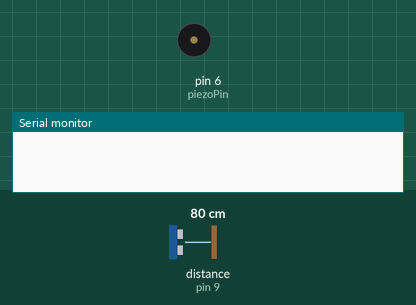
Simulated run of this sketch. Board: Arduino Uno, built with avr-gcc and run on an emulated ATmega328P. On the bench: buzzer (waves = sounding, pin HIGH), the last lines printed to the serial monitor. Wiring (inferred from the names in the program): ultrasonic range finder: trigger pin 8; echo pin 9. The inputs (shaded band) are chosen by the test bench; at power-on: distance to the obstacle (sensor on pin 9) 80 cm. The echo pulse lasts 58.3 µs per cm; pins used as bus, display or sensor lines are not drawn.

Above: at 1.2 s.
1.3 s: distance to the obstacle (sensor on pin 9) set to 18 cm
2.8 s: distance to the obstacle (sensor on pin 9) set to 13 cm
At 3.5 s:
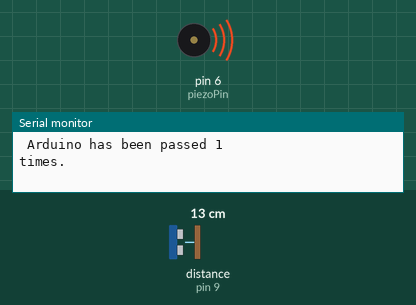
4.3 s: distance to the obstacle (sensor on pin 9) set to 35 cm
At 5.2 s:
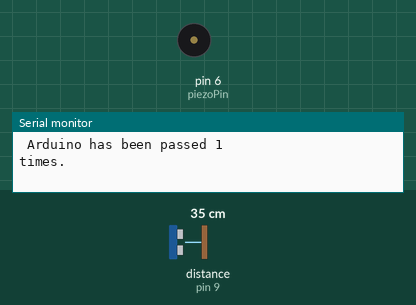
5.9 s: distance to the obstacle (sensor on pin 9) set to 2 cm
At 7.1 s:
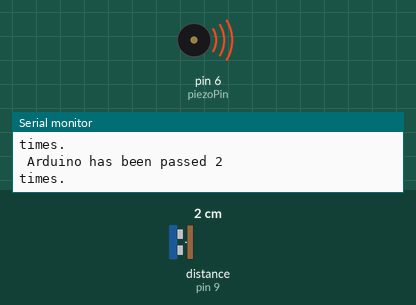
Timing chart, 0 to 8.5 s (numbered marks = the images above; inputs shaded):
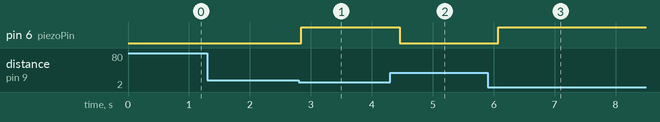

Measured:
- the behaviour switches between 16 and 15 cm on distance to the obstacle (sensor on pin 9) (found by bisection; images 0 and 1)
- after the input at 1.3 s, every drawn part: stays the same
- after the input at 2.8 s, pin 6 (piezoPin): LOW → HIGH at once
- after the input at 4.3 s, pin 6 (piezoPin): HIGH → LOW after 0.16 s
- after the input at 5.9 s, pin 6 (piezoPin): LOW → HIGH after 0.18 s

The sketch:

COVID_Counter.ino
```cpp
int piezoPin = 6; // pin for the piezo
int trigPin = 8;
int echoPin = 9;

int val = 0; // variable for reading the pin status
int counter = 0;
int currentState = 0;
int previousState = 0;

void setup() {
pinMode(piezoPin, OUTPUT); // declare piezo as output
  pinMode(trigPin, OUTPUT);
  pinMode(echoPin, INPUT);
Serial.begin(9600);
}

void loop(){
delay(200);// reading will be taken after 200 milliseconds
Serial.println("\n");

int duration, distance;
    digitalWrite(trigPin, HIGH);
    delayMicroseconds(10);
    digitalWrite(trigPin, LOW);
    duration = pulseIn (echoPin, HIGH);
    distance = (duration/2) / 29.1;

    if (distance < 15) {  // Change the number for long or short distances.
      digitalWrite(piezoPin, HIGH);

    }
 else {
      digitalWrite(piezoPin, LOW);
    }

val = digitalRead(piezoPin); // read input value
if (val ==  HIGH) { // check if the input is HIGH (piezo on)
currentState = 1;
}
else {
currentState = 0;
}

if(currentState != previousState){

if(currentState == 1){
counter = counter + 1;
Serial.print(" Arduino has been passed ");
Serial.println(counter);
Serial.print("times.");
}
}
previousState = currentState;

}
```
